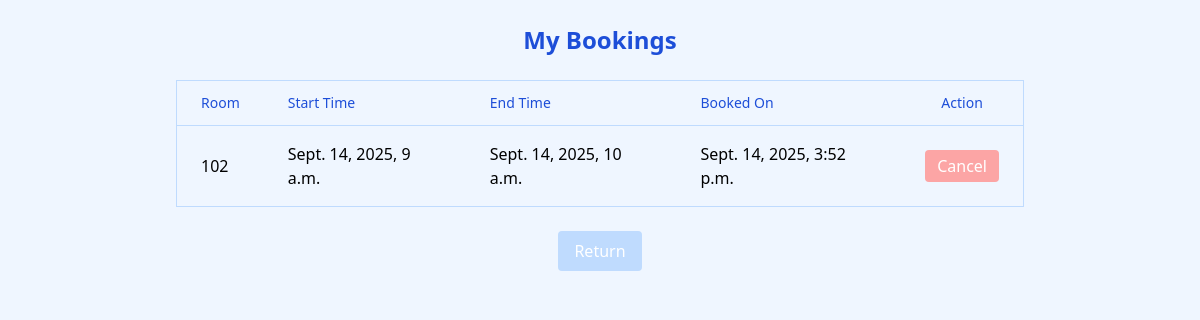
Page /my_booking/ (signed in) on the committed database.
### booking/models.py (models this page shows, shortened)
class Booking(models.Model) :
    room = models.ForeignKey(Room, on_delete=models.CASCADE)
    user = models.ForeignKey(User, on_delete=models.CASCADE)
    start_time = models.DateTimeField()
    end_time = models.DateTimeField()
    created_at = models.DateTimeField(auto_now_add=True)

### booking/views.py (the view)
# urls.py: path('my_booking/', views.my_booking, name='my_booking'),
@login_required(login_url='login')
def my_booking(request):
    bookings = Booking.objects.filter(user=request.user)
    now = timezone.now()
    return render(request, "booking/my_booking.html", {"bookings": bookings, "now": now})

### booking/templates/booking/my_booking.html (shortened to what this page needs)
<!DOCTYPE html>
<html lang="en">
<head>
    <script src="https://cdn.tailwindcss.com"></script>
</head>
<body class="bg-blue-50 min-h-screen">
{% block content %}
<div class="max-w-4xl mx-auto p-6">
    <h2 class="text-2xl font-bold mb-6 text-center text-blue-700">My Bookings</h2>
    {% if bookings %}
    <div class="overflow-x-auto">
        <table class="min-w-full border border-blue-200 divide-y divide-blue-200 rounded-lg">
            <thead class="bg-white-100">
                <tr>
                    <th class="px-6 py-3 text-left text-sm font-medium text-blue-700">Room</th>
                    <th class="px-6 py-3 text-left text-sm font-medium text-blue-700">Start Time</th>
                    <th class="px-6 py-3 text-left text-sm font-medium text-blue-700">End Time</th>
                    <th class="px-6 py-3 text-left text-sm font-medium text-blue-700">Booked On</th>
                    <th class="px-6 py-3 text-center text-sm font-medium text-blue-700">Action</th>
                </tr>
            </thead>
            <tbody class="divide-y divide-blue-200">
                {% for booking in bookings %}
                <tr class="hover:bg-blue-100 transition">
                    <td class="px-6 py-4">{{ booking.room_id }}</td>
                    <td class="px-6 py-4">{{ booking.start_time }}</td>
                    <td class="px-6 py-4">{{ booking.end_time }}</td>
                    <td class="px-6 py-4">{{ booking.created_at }}</td>
                    <td class="px-6 py-4 text-center">
                        <form method="POST" action="{% url 'cancel_booking' booking.id %}">
                            <button type="submit"
                                    class="bg-red-300 text-white px-3 py-1 rounded hover:bg-red-400 transition">
                                Cancel
                            </button>
                        </form>
                    </td>
                </tr>
                {% endfor %}
            </tbody>
        </table>
    </div>
    {% else %}
    <p class="text-blue-700 mt-4 text-center">You don’t have any bookings yet.</p>
    {% endif %}
    <div class="mt-6 flex justify-center space-x-4">
        <a href="{% url 'home' %}"
           class="bg-blue-200 text-white px-4 py-2 rounded hover:bg-blue-300 transition">
            Return
        </a>
    </div>
</div>
{% endblock %}
</body>
</html>

### booking/templates/booking/my_booking.html (style rules this page uses)
html, body { height: 100%; }

### rows in the picture
Booking: room_id "102", start_time "Sept. 14, 2025, 9 a.m.", end_time "Sept. 14, 2025, 10 a.m.", created_at "Sept. 14, 2025, 3:52 p.m."
